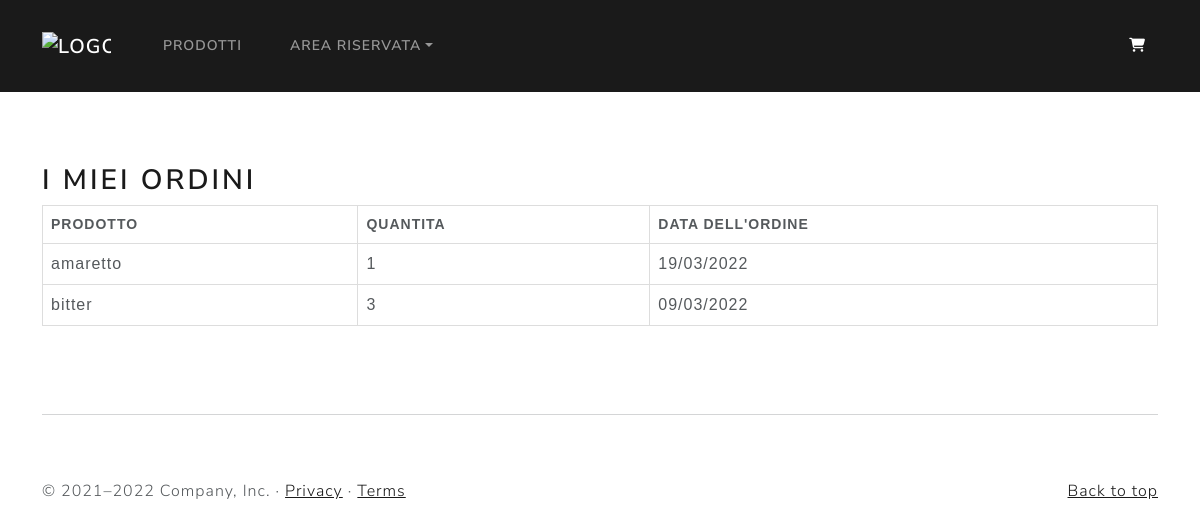
Page /ordini.php (signed in) on the committed database.
### tables this page shows
CREATE TABLE IF NOT EXISTS `compra` (
  `mail` char(50) DEFAULT NULL,
  `codice` int(11) DEFAULT NULL,
  `quantita` int(11) DEFAULT NULL,
  `proprietario` char(50) DEFAULT NULL,
  `data` date DEFAULT NULL,
  `carta` char(50) DEFAULT NULL,
  `scadenza` date DEFAULT NULL,
  `cvv` int(11) DEFAULT NULL,
  KEY `FK_compra_utente` (`mail`),
  KEY `FK_compra_prodotto` (`codice`),
  CONSTRAINT `FK_compra_prodotto` FOREIGN KEY (`codice`) REFERENCES `prodotto` (`codice`) ON DELETE CASCADE,
  CONSTRAINT `FK_compra_utente` FOREIGN KEY (`mail`) REFERENCES `utente` (`mail`) ON DELETE CASCADE
);

CREATE TABLE IF NOT EXISTS `prodotto` (
  `codice` int(111) NOT NULL,
  `nome` char(50) DEFAULT NULL,
  `costo` float DEFAULT NULL,
  `descrizione` char(225) DEFAULT NULL,
  PRIMARY KEY (`codice`)
);

### ordini.php (the view, shortened to what this page needs)
<?php include './template-parts/header.php' ?>
<head>
<?php
        $mail = $_SESSION["mail"];
		$servername = $_SESSION["servername"];
		$db_name = $_SESSION["db_name"];
		$db_username = $_SESSION["db_username"];
		$db_password = $_SESSION["db_password"];
		$conn = new mysqli($servername,$db_username,$db_password,$db_name);
    ?>
</head>
<body>
<div class="container">
    <br>
    <br>
    <br>
    <h2>I MIEI ORDINI</h2>
    <table>
    <tr>
        <th>Prodotto</th>
        <th>Quantita</th>
        <th>Data dell'ordine</th>
    </tr>
    <?php
            $sql="SELECT nome, quantita, DATE_FORMAT(data, '%d/%m/%Y') as data
                    FROM compra JOIN prodotto
                    ON compra.codice = prodotto.codice
                    WHERE mail = '".$mail."'
                    ORDER BY DATE_FORMAT(data, '%Y/%m/%d') DESC";
            $ris = $conn->query($sql) or die("<p>Query fallita! ".$conn->error."</p>");
            if ($ris->num_rows > 0){
                while($row = $ris->fetch_assoc()){
                    echo"
                    <tr>
                        <td>".$row["nome"]."</td>
                        <td>".$row["quantita"]."</td>
                        <td>".$row["data"]."</td>
                    </tr>
                    ";
                }
            }
        ?>
    </table>
</div>
</body>
    <br>
    <br>
    <br>
<?php include './template-parts/footer.php' ?>

### ordini.php (style rules this page uses)
table { font-family: arial, sans-serif; border-collapse: collapse; width: 100%; }
td, th { border: 1px solid #dddddd; text-align: left; padding: 8px; }

### rows in the picture
compra: codice.nome "amaretto", quantita "1", data "19/03/2022"
compra: codice.nome "bitter", quantita "3", data "09/03/2022"
